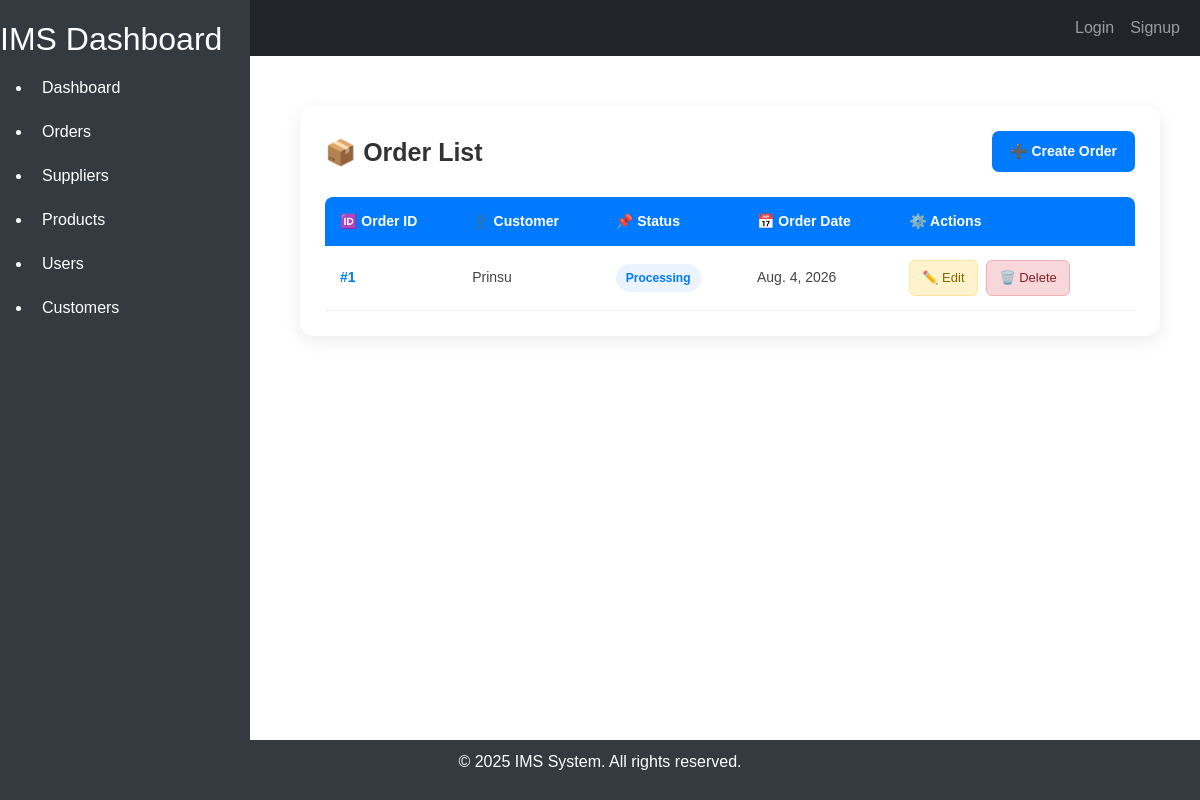
The app's page /, older data.
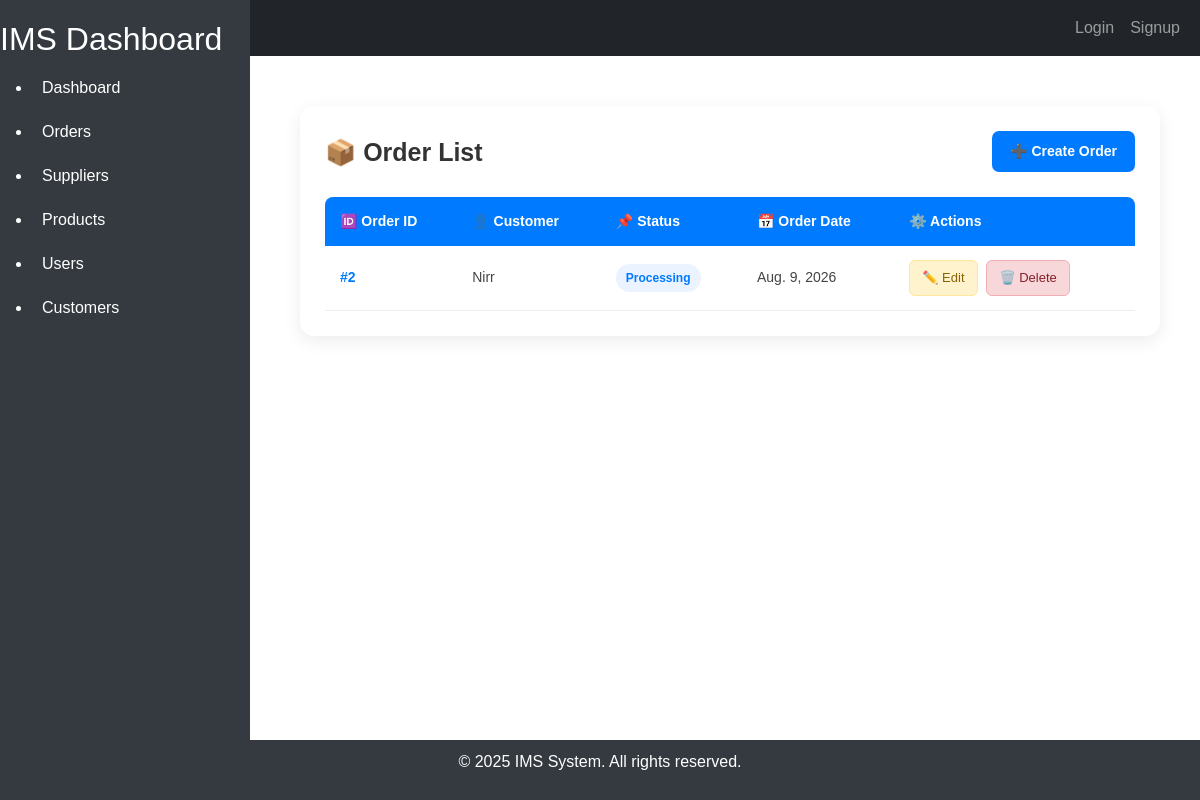
The same page, newer data.
### orders/models.py (models this page shows, shortened)
class Order(models.Model):
    class OrderStatus(models.TextChoices):
        PENDING = 'Pending'
        PROCESSING = 'Processing'
        SHIPPED = 'Shipped'
        DELIVERED = 'Delivered'
        CANCELLED = 'Cancelled'
    order_id = models.AutoField(primary_key=True)
    customer = models.ForeignKey(Customer, on_delete=models.CASCADE)
    order_date = models.DateField(default=None, blank=True)
    status = models.CharField(max_length=100, choices=OrderStatus.choices, default=OrderStatus.PENDING)
    order_details = models.ManyToManyField(Product)

### customer/models.py (models this page shows, shortened)
class Customer(models.Model):
    id = models.AutoField(primary_key=True)
    name = models.CharField(max_length=100)
    email = models.EmailField(unique=True)
    phone = models.CharField(max_length=20, blank=True, null=True)
    address = models.TextField(blank=True, null=True)
    created_at = models.DateTimeField(auto_now_add=True)
    updated_at = models.DateTimeField(auto_now=True)
    class Meta:
        db_table = 'customers'
        verbose_name = 'Customer'
        verbose_name_plural = 'Customers'

### orders/views.py (the view)
# urls.py: path('', order_list, name='order_list'),
def order_list(request):
    orders_list = Order.objects.all()
    paginator = Paginator(orders_list, 5)
    page_number = request.GET.get("page")
    orders = paginator.get_page(page_number)
    return render(request, "order/order_list.html", {"orders": orders})

### orders/templates/order/order_list.html (shortened to what this page needs)
{% extends 'home/base.html' %}
{% block content %}
<div class="order-list-page">
    <div class="order-card">
        <div class="order-header">
            <h2>📦 Order List</h2>
            <a href="{% url 'order_create' %}" class="create-order-btn">
                ➕ Create Order
            </a>
        </div>
        <table class="order-table">
            <thead>
                <tr>
                    <th>🆔 Order ID</th>
                    <th>👤 Customer</th>
                    <th>📌 Status</th>
                    <th>📅 Order Date</th>
                    <th>⚙️ Actions</th>
                </tr>
            </thead>
            <tbody>
                {% for order in orders %}
                <tr>
                    <td>
                        <span class="order-id">
                            #{{ order.order_id }}
                        </span>
                    </td>
                    <td>
                        {{ order.customer.name }}
                    </td>
                    <td>
                        <span class="status-badge">
                            {{ order.status }}
                        </span>
                    </td>
                    <td>
                        {{ order.order_date }}
                    </td>
                    <td>
                        <a href="{% url 'order_update' order.order_id %}"
                           class="action-btn edit-btn">
                            ✏️ Edit
                        </a>
                        <a href="{% url 'order_delete' order.order_id %}"
                           class="action-btn delete-btn"
                           onclick="return confirm('Are you sure you want to delete this order?');">
                            🗑️ Delete
                        </a>
                    </td>
                </tr>
                {% empty %}
                <tr>
                    <td colspan="5" class="empty-orders">
                        📭 No orders found.
                    </td>
                </tr>
                {% endfor %}
            </tbody>
        </table>
    </div>
</div>
{% endblock %}

Row changes from the older to the newer data that the page shows:
removed Order: order_id "1", customer.name "Prinsu", status "Processing", order_date "Aug. 4, 2026"
added Order: order_id "2", customer.name "Nirr", status "Processing", order_date "Aug. 9, 2026"
